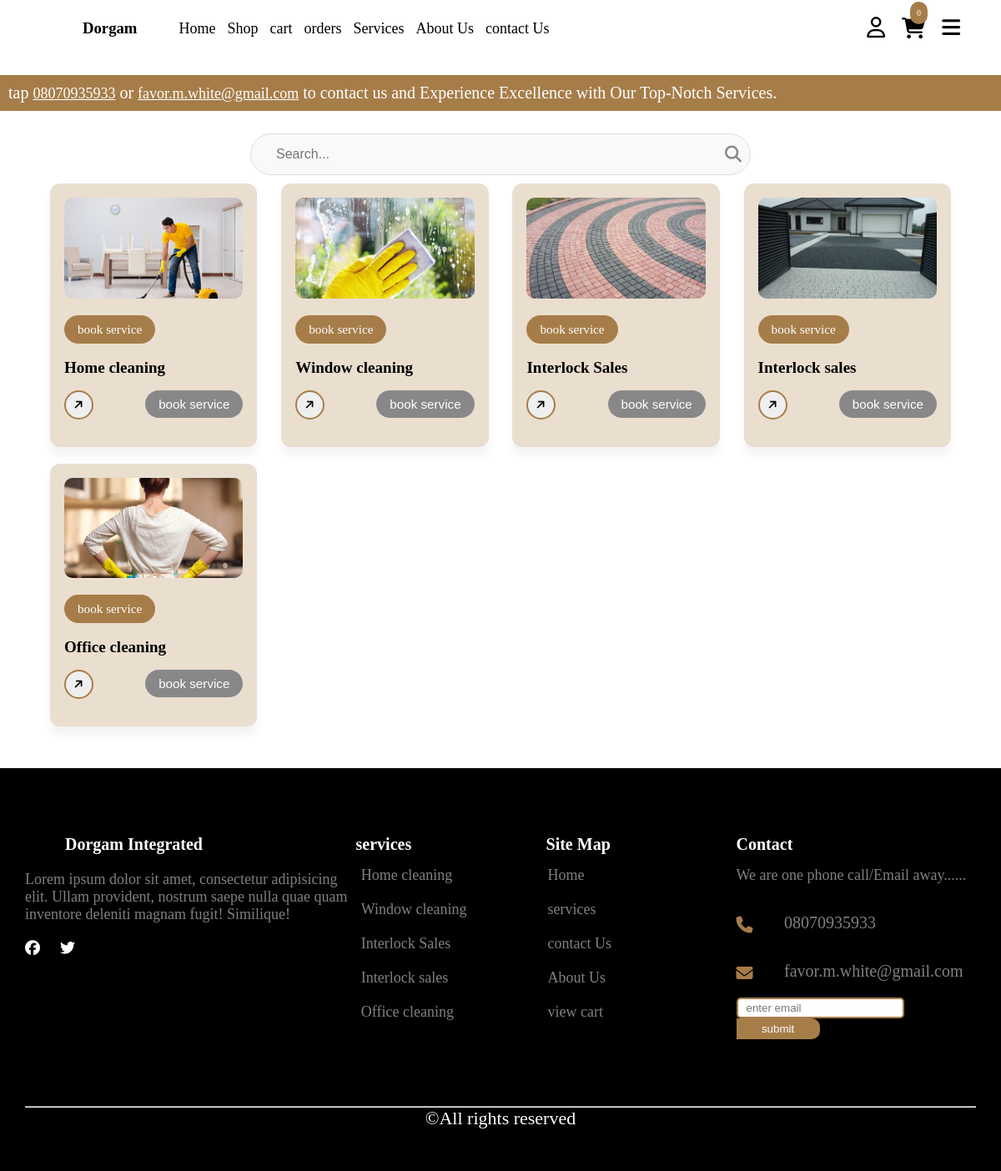
Page /services on the earlier database version.
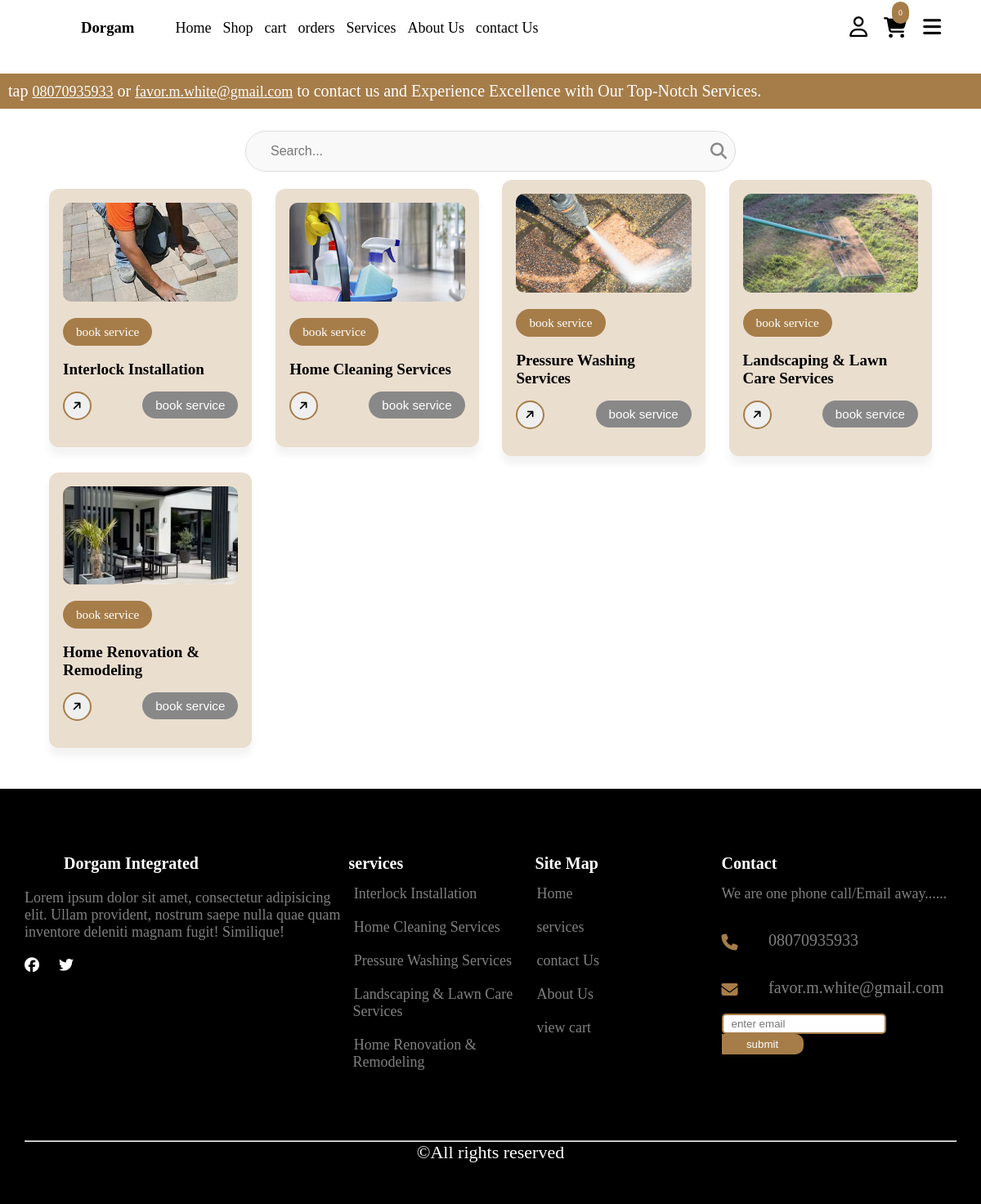
Same page on the later database version.
### core/models.py (models this page shows, shortened)
class Contact(models.Model):
    address = models.CharField(max_length=200)
    phoneNumber = models.CharField(max_length=20)
    email = models.CharField(max_length=200)

class Service(models.Model):
    image = models.ImageField(
        upload_to='services/images/',
        blank=False,
        null=False,
        help_text="enter service image"
    )
    name_of_service = models.CharField(max_length=200, blank=False, null=False)
    detail = CKEditor5Field(config_name='default')

### core/views.py (the view)
# urls.py: path('services', views.services, name="services"),
def services(request):
    search_query = request.GET.get('q', '')
    if search_query:
        services = Service.objects.filter(name_of_service__icontains=search_query)
    else:
        services = Service.objects.all()
    context = {'services': services, 'search_query': search_query}
    return render(request, "mainSite/servicesPage.html", context)

### core/context_processors.py (called while the page is built)
def contact_info(request):
    contactInfo = Contact.objects.first()
    return {"contact": contactInfo}

def services(request):
    services = Service.objects.all()[:5]
    return {"services": services}

def social_media_view(request):
    social = SocialMedia.objects.first()  # You can adjust the query as needed
    return {'social': social}

def cart_item_count(request):
    if request.user.is_authenticated:
        try:
            cart = Cart.objects.filter(user=request.user, completed=False).first()
            if cart:
                total_items = sum(item.quantity for item in cart.cartitems.all())
            else:
                total_items = 0
        except Exception as e:
            print(f"Error calculating cart item count: {e}")
            total_items = 0
    else:
        total_items = 0
    return {"cart_item_count": total_items}

### templates/mainSite/servicesPage.html (shortened to what this page needs)
{% extends "./main.html" %}
{% load static %}
{% block stylelinks %}
    <link rel="stylesheet" href="{% static 'css/mainSite/servicesPage.css' %}">
{% endblock stylelinks %}
{% block content %}
        <div class="info-slide">
            <p> tap <a href="tel:{{contact.phoneNumber}}">{{ contact.phoneNumber }}</a>  or
                <a href="mailto:{{ contact.email }}">{{ contact.email }}</a> to contact us
                and Experience Excellence with Our Top-Notch Services.
            </p>
        </div>
        <form action="{% url 'services' %}" method="get" class="search-container container">
            <input type="search" name="q" class="search-input" placeholder="Search..." value="{{ request.GET.q }}">
            <button class="search-button">
                <i class="fa fa-search"></i>
            </button>
        </form>
        {% if services %}
        <div class="service-featured container">
            <div class="card-wrapper">
                <ul class="card-list">
                    {% for service in services %}
                        <li class="card-items">
                            <a  class="card-link">
                               <div onclick="window.location.href='service/{{service.id}}'">
                                 <img src="{{ service.image.url}}" alt="" class="card-image">
                                <p class="badge">book service</p>
                                <h2 class="card-title">{{ service.name_of_service }}</h2>
                               </div>
                                <div class="card-btn">
                                    <button class="card-button fa-solid fa-arrow-right"></button>
                                    <button class="badge bookbtn" onclick="window.location.href='/bookService'">book service </button>
                                </div>
                            </a>
                        </li>
                    {% endfor %}
                </ul>
            </div>
        </div>
    {% endif %}
{% endblock %}

### templates/mainSite/main.html (shortened to what this page needs)
{% load static %}
<!DOCTYPE html>
<html lang="en">
<head>
    <link rel="stylesheet" href="{% static 'css/mainSite/main.css' %}">
    {% block stylelinks %} {% endblock stylelinks %}
</head>
<body>
    <section class="header-main">
       <header class="container">
            <nav>
                <div class="logo" onclick="window.location.href='/'">
                <h1>Dorgam</h1>
                </div>
                <div class="nav-links">
                    <ul>
                        <li><a href="{% url 'home' %}">Home</a></li>
                        <li><a href="{% url 'products' %}">Shop</a></li>
                        <li><a href="{% url 'cart' %}">cart</a></li>
                        <li><a href="{% url 'orders' %}">orders</a></li>
                        <li><a href="{% url 'services' %}">Services</a></li>
                        <li><a href="{% url 'about' %}">About Us</a></li>
                        <li><a href="{% url 'contactUs' %}">contact Us</a></li>
                    </ul>
                </div>
            </nav>
            <div class="nav-action">
                <div class="account">
                    {% if user.is_authenticated %}
                        <a href="{% url 'profile' %}"><i class="fa-regular fa-user"></i></a>
                    {% else %}
                        <a href="{% url 'login' %}"><i class="fa-regular fa-user"></i></a>
                    {% endif %}
                </div>
                <div class="cart" onclick="window.location.href='/store/cart'">
                    <a href="{% url 'cart' %}"><i class="fa-solid fa-cart-shopping"></i></a>
                    <div class="itemsNum"><p>{{cart_item_count}}</p></div>
                </div>
                <div class="handbugger">
                    <i class="fa-solid fa-bars" onclick="openNav()"></i>
                </div>
            </div>
       </header>
    </section>
     {% include 'flashMessages/message.html' %}
    {% block content %} {% endblock content %}
    <footer>
        <div class="footer-container container">
            <div class="footer-about">
                <div class="heading">
                    <div class="logo"><img src="{% static 'images/homePage/logo.jfif' %}" alt="" srcset=""></div>
                    <h1>Dorgam Integrated</h1>
                </div>
                <p>
                    Lorem ipsum dolor sit amet, consectetur adipisicing elit. Ullam provident,
                    nostrum saepe nulla quae quam inventore deleniti magnam fugit! Similique!
                </p>
               <div class="socials">
                {% if social.facebook %}
                    <a href="{{ social.facebook }}" target="_blank">
                        <i class="fa-brands fa-facebook"></i>
                    </a>
                {% endif %}
                {% if social.twitter %}
                    <a href="{{ social.twitter }}" target="_blank">
                        <i class="fa-brands fa-twitter"></i>
                    </a>
                {% endif %}
            </div>
            </div>
            <div class="footer-services">
                <h1> services</h1>
                {% for service in services %}
                    <a href="{% url 'service' service.id %}">{{ service.name_of_service }}</a>
                {% endfor %}
            </div>
            <div class="footer-links">
                <h1> Site Map </h1>
                <ul>
                    <li><a href="{% url 'home' %}">Home</a></li>
                    <li><a href="{% url 'services' %}">services</a></li>
                    <li><a href="{% url 'contactUs' %}">contact Us</a></li>
                    <li><a href="{% url 'about' %}">About Us</a></li>
                     <li><a href="{% url 'cart' %}">view cart</a></li>
                </ul>
            </div>
            <div class="footer-contact-info">
                <h1> Contact </h1>
                <p>We are one phone call/Email away......</p>
                    <div class="info">
                        <i class="fa-solid fa-phone"></i>
                        <p>{{ contact.phoneNumber }}</p>
                    </div>
                    <div class="info">
                        <i class="fa-solid fa-envelope"></i>
                        <p>{{ contact.email }}</p>
                    </div>
                    <div class="newsletter">
                        <form action="{% url 'subscribe' %}" method="post">
                             <input type="email" required placeholder="enter email" name="email">
                             <button type="submit">submit</button>
                        </form>
                    </div>
            </div>
        </div>
        <div class="copyright container">
            <hr style="color: grey;">
            <p>&copy;All rights reserved</p>
        </div>
    </footer>
</body>
</html>

### templates/flashMessages/message.html (shortened to what this page needs)
<!DOCTYPE html>
<html lang="en">
<head>
</head>
<body>
</body>
</html>

### static/css/mainSite/main.css (style rules this page uses)
* { margin: 0; padding: 0; box-sizing: border-box; }
body { overflow-x: hidden; }
.container { width: 95%; max-width: 1200px; margin: 0 auto; }
.header-main { background-color: white; padding: 20px; position: fixed; top: 0; width: 100%; z-index: 1000; }
header { display: flex; justify-content: space-between; align-items: center; margin-top: 30px; }
nav { display: flex; align-items: center; }
.logo { display: flex; align-items: center; margin-right: 40px; font-family: Georgia, 'Times New Roman', Times, serif; }
.nav-links ul { list-style: none; }
.nav-links ul li { display: inline-block; margin-left: 10px; }
.nav-links ul li a { text-decoration: none; color: black; font-size: 18px; font-weight: 400; transition: 0.5s ease; }
.nav-action { display: flex; justify-content: space-between; align-items: center; }
.nav-action .account a { color: black; }
.nav-action .account { font-size: 25px; margin-right: 20px; cursor: pointer; }
.nav-action .cart { position: relative; cursor: pointer; }
.nav-action .cart a { text-decoration: none; color: black; }
.nav-action .cart i { font-size: 25px; }
.nav-action .cart .itemsNum { position: absolute; top: -20px; left: 10px; padding: 8px; font-size: 10px; background-color: rgb(166, 125, 73); border-radius: 50px; }
.nav-action .cart .itemsNum p { margin-right: 0px; color: white; }
.nav-action .handbugger { font-size: 25px; margin-left: 20px; cursor: pointer; }
footer { background-color: black; color: white; padding-top: 80px; padding-bottom: 50px; }
.footer-container { display: flex; justify-content: space-between; }
.footer-about { width: 40%; }
.footer-about .heading * { margin-right: 4px; padding: 0; margin-bottom: 20px; }
.footer-about .heading { display: flex; }
footer h1 { font-size: 20px; }
.footer-about p { color: gray; font-size: 18px; }
.footer-about .socials { margin-top: 20px; }
.footer-about .socials a { display: inline-block; margin-right: 20px; color: white; text-decoration: none; font-size: 18px; }
.footer-services { width: 23%; }
.footer-services a { display: block; color: gray; text-decoration: none; margin-top: 10px; padding: 5px; font-size: 18px; overflow: hidden; }
.footer-links { width: 23%; }
.footer-links ul { list-style: none; overflow: hidden; }
.footer-links ul li { padding: 5px; margin-top: 10px; }
.footer-links a { color: gray; text-decoration: none; font-size: 18px; overflow: hidden; }
.footer-contact-info { width: 29%; word-wrap: break-word; }
.footer-contact-info p { margin-bottom: 20px; font-size: 18px; color: gray; margin-top: 15px; }
.footer-contact-info .info { display: flex; justify-content: space-between; align-items: center; cursor: pointer; }
.footer-contact-info .info i { width: 10%; font-size: 20px; color: rgb(166, 125, 73); }
.footer-contact-info .info p { width: 80%; font-size: 20px; color: gray; }
footer .newsletter input { border: 2px solid rgb(166, 125, 73); height: 25px; border-radius: 5px; padding: 10px; outline: none; }
footer .newsletter button { background-color: rgb(166, 125, 73); color: white; border: none; padding: 5px; width: 100px; border-top-right-radius: 10px; border-bottom-right-radius: 10px; }
footer .copyright { margin-top: 80px; color: white; text-align: center; }
footer .copyright hr { color: gray; }
footer .copyright p { font-size: 22px; }

Differences in the rows shown:
removed Service: image (picture), name_of_service "Home cleaning"
removed Service: image (picture), name_of_service "Window cleaning"
removed Service: image (picture), name_of_service "Interlock Sales"
removed Service: image (picture), name_of_service "Interlock sales"
removed Service: image (picture), name_of_service "Office cleaning"
added Service: image (picture), name_of_service "Interlock Installation"
added Service: image (picture), name_of_service "Home Cleaning Services"
added Service: image (picture), name_of_service "Pressure Washing Services"
added Service: image (picture), name_of_service "Landscaping & Lawn Care Services"
added Service: image (picture), name_of_service "Home Renovation & Remodeling"
